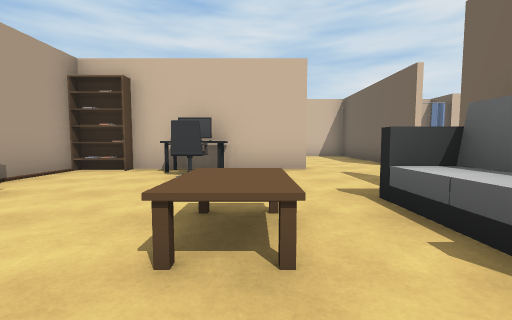
[1] (above)

12 first-person views from a walk through a Unity game level. The camera is 1.2 m above the floor, tilts 4° down and sees 90° across. The floor is counted in squares, 2 m on a side. Each view is taken from the middle of a square. On the plan, view 1 faces up. The plan holds only what a view shows up to about 9 squares ahead; the rest is blank. The place goes on beyond the plan. Some surface patterns are stand-ins.

[2]
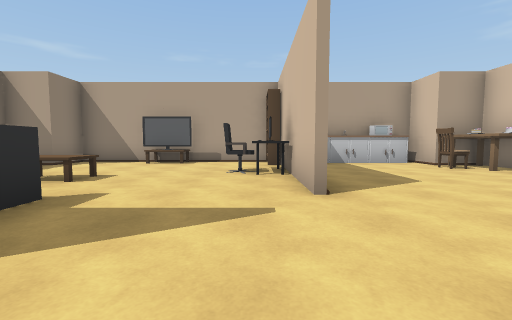

[3]
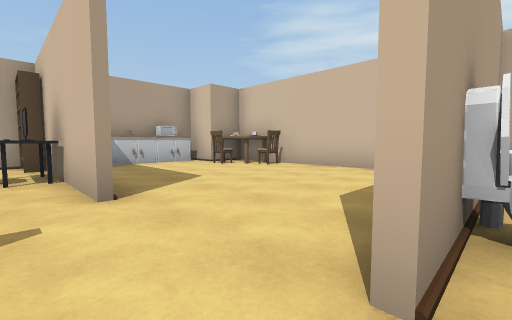

[4]
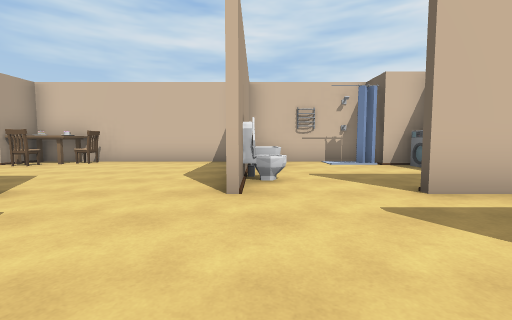

[5]
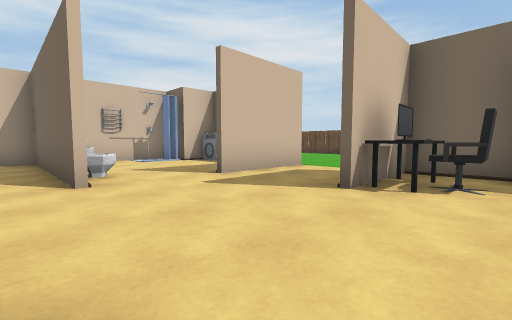

[6]
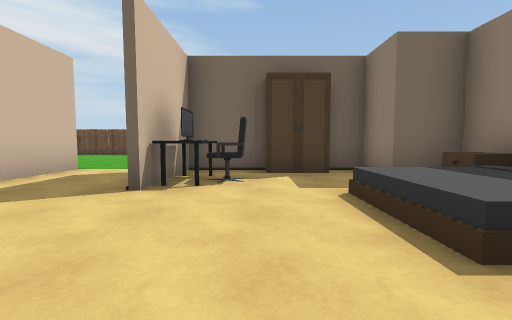

[7]
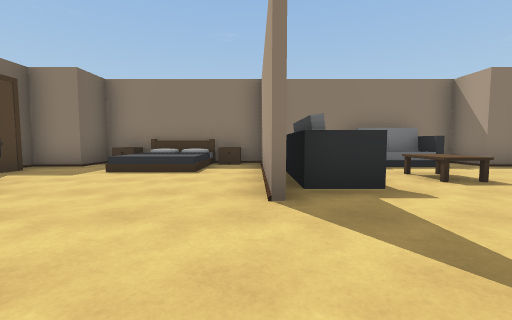

[8]
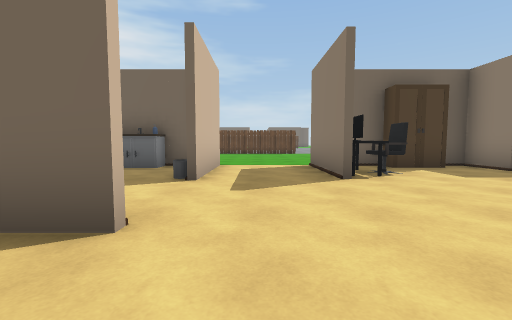

[9]
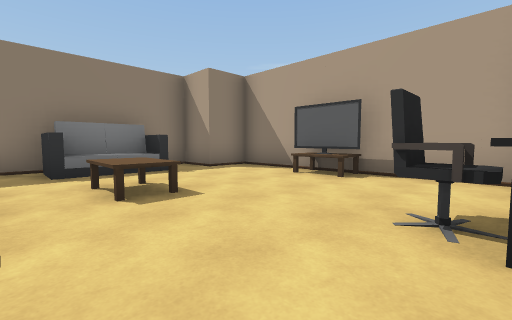

[10]
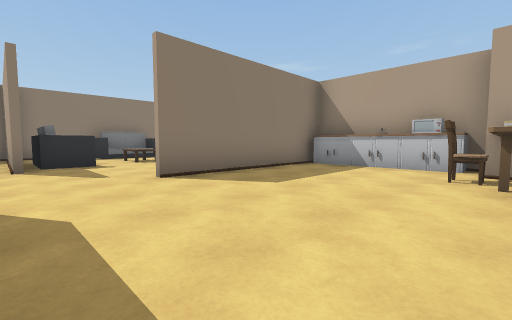

[11]
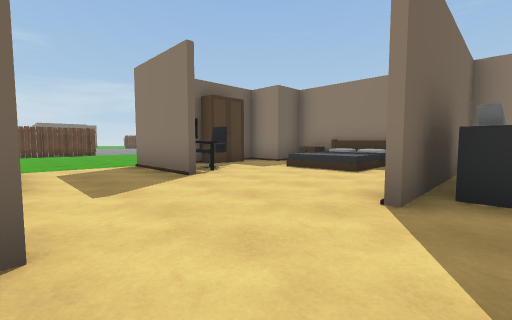

[12]
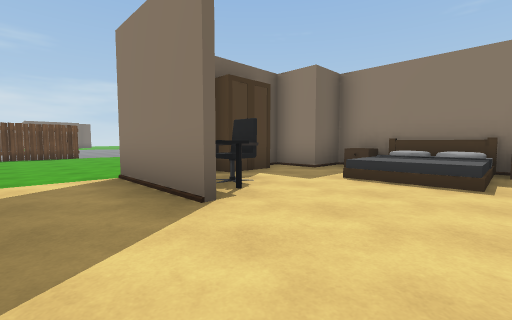

### Floor plan
Key: @ floor where view 1 was taken; # wall or solid block; . main floor; : floor 0.5 m higher than the main floor; / step, stairs or slope; ^ raised ledge; C chair; S sofa; T table; I toilet; H shower; W washer; B bed; N bin; F fence; O other object.
Columns run from 4 left of view 1 to 15 right of it. Each row starts with its distance up from view 1.
 11  ############
 10 ##OC....O..H#
  9 O.......#...W
  8 O....... ...O# ..
  7 O.......I....#...
  6 ######..#.N###...  O
  5 #.. C..............F
  4 #..........###.....F
  3 #O....S.... O#.....F
  2 TO..T.S.....##   ..
  1 #.....S#///.#
  0 ##..@..#/:/##
 -1  ##SS###^#B#

Where each view was taken, in squares from view 1:
view 1: 0 up, 0 right, facing up
view 2: 5 up, 4 right, facing left
view 3: 5 up, 4 right, facing up-left
view 4: 3 up, 4 right, facing up
view 5: 2 up, 3 right, facing up-right
view 6: 2 up, 3 right, facing right
view 7: 6 up, 3 right, facing down
view 8: 5 up, 2 right, facing right
view 9: 5 up, 1 right, facing down-left
view 10: 10 up, 3 right, facing down-left
view 11: 6 up, 2 right, facing down-right
view 12: 5 up, 4 right, facing down-right
